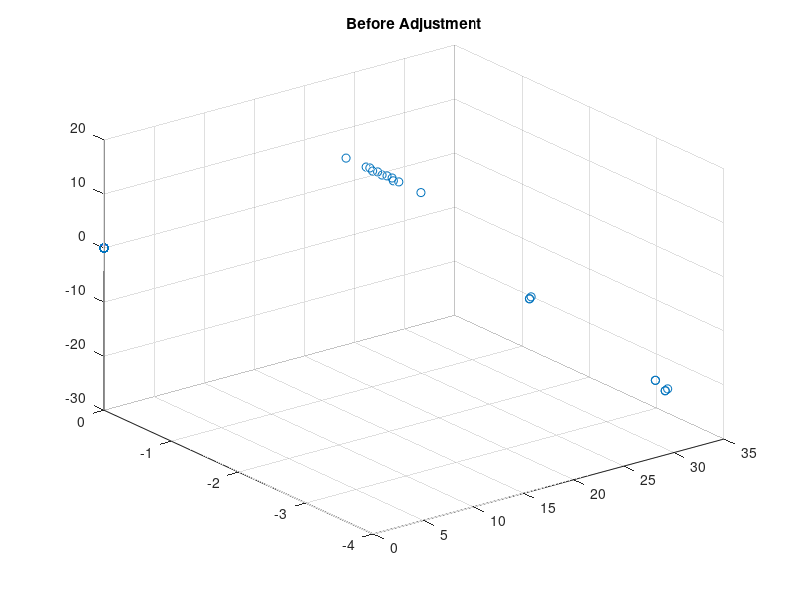

Source code (MATLAB): (Note: this script raises an error after producing the figure.)
function box_synthetic( noise_num, constraints, mode, save_filename )
% function box_synthetic( noise_num, constraints, mode, save_filename )

% First set the various variables.
% Noise standard deviation.
if nargin < 1
	noise_num		=	5;																	% Index into noise_std
end
if nargin < 2
	constraints 	=	[ 0 10 20 50 80 100 200 300 500 700 1000 ];
end
if nargin < 3
	mode			=	7;
end
if nargin < 4
	save_filename	=	'recon_error.log';
end

% noise_std	=	[1 2 3 4 5];																% Gaussian noise std in points.
% dim_num		=	3;																			% Dimension
% num_pts		=	1000;																		% number of points
% seed = 123456789;
% pts_scale	=	2.5;																		% Scale points with this factor after generation.
% pts_on_cube	=	pts_scale * uniform_on_cube( dim_num, num_pts, seed );						% Generated random points on a cube.
% sigma		=	noise_std( noise_num );
% K			=	[718.856 0 607.1928; 0 718.856 185.2157; 0 0 1];							% Camera intrinsic parameters.
% w3D 		=	10;																			% Some threshold passed to ceres.
% 
% debug_flag	=	0;
% debug_impts	=	0;
% num_views	=	15;																			% Number of camera views.
% 
% %%%%%%%%%%%%%%%%%%%%%%%%%%%%%%%%% IGNORE THIS %%%%%%%%%%%%%%%%%%%%%%%%%%%%%
% %     if matlabpool('size') ==0
% %         try
% %             matlabpool open 2;
% %         catch
% %         end
% %     end
% % random points generator on a cube
% % system('rm myFile.txt');
% % load('cube.mat');
% % for num=1:size(t,2)
% %%%%%%%%%%%%%%%%%%%%%%%%%%%%%%%%% IGNORE THIS %%%%%%%%%%%%%%%%%%%%%%%%%%%%%
% 
% % Random intilization of the trajectories  without rotations 
% projection_matrices(:,:,1)	=	[1 0 0 0.5;0 1 0 0.2; 0 0 1 20  ;0 0 0 1];					% z=0
% projection_matrices(:,:,2)	=	[1 0 0 1  ;0 1 0 0.4; 0 0 1 19.5;0 0 0 1];					% z=1
% projection_matrices(:,:,3)	=	[1 0 0 1.5;0 1 0 0.6; 0 0 1 19  ;0 0 0 1];					% z=2
% projection_matrices(:,:,4)	=	[1 0 0 2  ;0 1 0 0.8; 0 0 1 18.5;0 0 0 1];					% z=3
% projection_matrices(:,:,5)	=	[1 0 0 2.5;0 1 0 1  ; 0 0 1 18  ;0 0 0 1];					% z=4
% projection_matrices(:,:,6)	=	[1 0 0 3  ;0 1 0 1.2; 0 0 1 17.5;0 0 0 1];					% z=5
% projection_matrices(:,:,7)	=	[1 0 0 3.5;0 1 0 1.4; 0 0 1 17  ;0 0 0 1];					% z=6
% projection_matrices(:,:,8)	=	[1 0 0 4  ;0 1 0 1.6; 0 0 1 16.5;0 0 0 1];					% z=7
% projection_matrices(:,:,9)	=	[1 0 0 4.5;0 1 0 1.8; 0 0 1 16  ;0 0 0 1];					% z=8
% projection_matrices(:,:,10)	=	[1 0 0 5  ;0 1 0 2  ; 0 0 1 15.5;0 0 0 1];					% z=9
% projection_matrices(:,:,11)	=	[1 0 0 5.5;0 1 0 2.2; 0 0 1 15  ;0 0 0 1];					% z=10
% projection_matrices(:,:,12)	=	[1 0 0 6  ;0 1 0 2.4; 0 0 1 14.5;0 0 0 1];					% z=11
% projection_matrices(:,:,13)	=	[1 0 0 6.5;0 1 0 2.6; 0 0 1 14  ;0 0 0 1];					% z=12
% projection_matrices(:,:,14)	=	[1 0 0 7  ;0 1 0 2.8; 0 0 1 13.5;0 0 0 1];					% z=13
% projection_matrices(:,:,15)	=	[1 0 0 7.5;0 1 0 3  ; 0 0 1 13  ;0 0 0 1];					% z=14
% 
% % view of the 3d box
% if debug_flag
% 	scatter3( pts_on_cube(1, :), pts_on_cube(2, :), pts_on_cube(3, :) );
% 	title( 'Points generated on a cube' );
% end
%   
% % loop for num of movements
% for nv = 1:num_views
% 	% Move the box to be made visible to the camera.
% 	rec_points				=	fcn_transformPoints( ...
% 									projection_matrices(:, :, nv), pts_on_cube' );
% 	point3d_actual(:, :, nv)=	rec_points;
% 	point3d_noise(:, :, nv)	=	noise( rec_points, sigma );
% 
% 	% project to image frame
% 	img_points				=	projectPoints( rec_points, K );
% 	point2d(:, :, nv)		=	img_points;
% 
% 	if debug_flag & debug_impts
% 		scatter( img_points(:,1), img_points(:,2) );
% 		title( sprintf( 'Image points in view %d', nv ) );
% 	end
% end
% 
% % Ideally we will work on the noisy points.
% % Since the depthmaps we have produce noisy reconstructions.
% point3d						=	point3d_noise;
% 
% % Now save data in a format that ceres understands.
% % helper for pointObservedValue
% point_cloud_helper			=	point3d(:, :, 1)';
% point_cloud_2d				=	point2d(:, :, 1)';
% for nv = 2:num_views
% 	point_cloud_helper		=	[ point_cloud_helper point3d(:, :, nv)' ];
% 	point_cloud_2d			=	[ point_cloud_2d point2d(:, :, nv)' ];
% end
% [ndims, npts_all] 			=	size( point_cloud_helper );
% point_cloud					=	zeros( ndims, num_pts );
% point_cloud( 1:3, 1:num_pts )=	point3d(:, :, 1)';
% 
% 
% % Finally collect all 2D-3D observations into one vector.
% for nv = 1:npts_all
% 	point_obs_value(1, nv)	=	point_cloud_2d(1, nv);
% 	point_obs_value(2, nv)	=	point_cloud_2d(2, nv);
% 	point_obs_value(3, nv)	=	point_cloud_helper(1, nv);
% 	point_obs_value(4, nv)	=	point_cloud_helper(2, nv);
% 	point_obs_value(5, nv)	=	point_cloud_helper(3, nv);
% 	point_obs_value(6, nv)	=	-0.1;
% end
% 
% % The code does this same job as the for loop below. Just verify once.
% obs_matrix		=	zeros( num_pts, num_views );
% obs_matrix(:)	=	1:( num_pts * num_views );
% obs_matrix		=	obs_matrix';
% % count	=	1;
% % for nv1 = 1:num_views
% %     for nv2 = 1:num_pts
% %         A( nv1, nv2 )		=	count;
% %         count				=	count+1;
% %     end
% % end
% 
% % Why is this done ? There is no need for icp since only the camera
% % matrix needs to be inverted to get this transformation!
% cameraRtC2W(:,:,1)			=	[eye(3),[0;0;0]];
% for nv = 1:num_views-1 
% 	[R, T]					=	icp( point3d(:, : , nv)', point3d(:, :, nv+1 )' );
% 	R_1						=	cameraRtC2W(:, 1:3, 1) * R;
% 	T_1						=	cameraRtC2W(:, 4, 1) + R * T;
% 	cameraRtC2W(:, :, nv+1)	=	[ R_1, T_1 ];
% end
% 
% point_obs_index				=	sparse( obs_matrix );
% save('synthetic_data.mat', 'K', 'cameraRtC2W', 'point_cloud', ...
% 			'point_obs_index', 'point_obs_value', 'w3D');

%% bundle ajustment with constarints
% num_all=[0 50 100 200 300 400 500 600 700 800 900 1000];
% constraints					=	[ 0 10 20 30 40 50 60 70 80 90 100 ];
num_constraints				=	length( constraints );

for c_iter = 1:num_constraints
	for m_iter = 1:length(mode)

		load( 'bundle_data_moving.mat' ); 															% Make sure all 3D parameters are reset every iteration.
		num_of_rand_points		=	constraints( c_iter );
		
		% These labels don't mean much for the current experimentation.
		global objectLabel;
		objectLabel.length 				=	0;
		objectLabel.objectRtO2W			=	zeros(3,4,objectLabel.length);
		objectLabel.objectSize			=	zeros(objectLabel.length,3);
		objectLabel.optimizationWeight	=	zeros(1,objectLabel.length);
		
		% Plot 3D points before doing bundle adjustment.
		figure(1); scatter3( pointCloud(1, :), pointCloud(2, :), ...
							 pointCloud(3, :) ); 
							 title( 'Before Adjustment' );
	%	axis( [-5 5 -6 6 0 30] );
		
		[ cameraRtC2W1, point_cloud ]	=	bundleAdjustment2D3DBoxFile( ...
												cameraRtC2W, pointCloud, pointObserved, ...
												pointObservedValue, K, w3D, mode(m_iter), num_of_rand_points);
		
		% Plot 3D points after doing bundle adjustment.
		figure(2); scatter3( point_cloud(1,:), point_cloud(2, :), ...
							 point_cloud(3, :) ); title( 'After Adjustment' );
		%axis( [-5 5 -6 6 0 30] );
		
% 		first							=	point3d_actual(:, :, 1)';
% 		second							=	point_cloud(:, 1:num_pts );
% 		err_reproj						=	0;
% 		for err	= 1:num_pts
% 			err_reproj					=	err_reproj + ...
% 												sumsqr( first(:, err) - second(:, err) );
% 		end
% 		error_curr						=	[ mode(m_iter) sigma num_of_rand_points err_reproj ];
% 		error_all( c_iter, : )			=	err_reproj;
		
		% Finally append the error for the current iteration to a file
	%	dlmwrite( save_filename, error_curr, '-append');
	end
end
